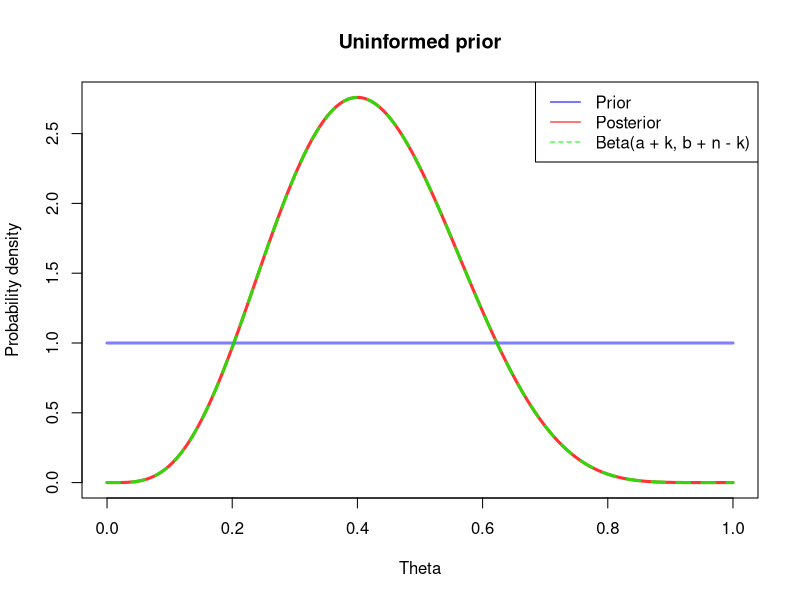

Write the R code that produced this figure.
# BDA 006

# Simple example of Bayesian inference using a Binomial sampling distribution
# and a Beta conjugate prior distribution on the Binomial parameter.
# Demonstrates that the posterior is Beta(a + k, b + n - k) by sampling
# from a Beta prior, then combining this with a Binomial sampling distribution.

# Inspired by Blitzstein 8.4

# We have a coin. We want to know what the probability $theta$
# is that this coin lands Heads after being flipped.
# To do this, we collect some data - we flip the coin n times,
# and record that it landed Heads-up k of those times.

n_sim <- 10000
n_trials <- 10
obs_k <- 4
prior_successes <- 0
prior_failures <- 0
plot_title <- 'Uninformed prior'
  
# Our knowledge of $theta$ before we run this test is limited -
# we know that it is a number between 0 and 1, but, for all intents and purposes,
# it could equally well be any number in that range. We represent this in
# the prior distribution of theta using a Uniform distribution (i.e. Beta
# with a = 1, b = 1)
a <- 1 + prior_successes
b <- 1 + prior_failures

# Define the prior distribution
prior_samples <- seq(0, 1, length.out = n_sim)
prior_distribution <- dbeta(x = prior_samples, shape1 = a, shape2 = b)

# The sampling distribution - p(X = k | theta = th)
# X is Binomially distributed given each value of theta
sampling_distribution <- dbinom(x = obs_k,
                                size = n_trials,
                                prob = prior_samples)
# Each element's value is the probability of X = k, given the associated
# value of theta in prior_samples.

# Now we can combine these using an unnormalized form of Bayes theorem.
# p(th | X = k) oc P(X = k | th) p(th).
# i.e. the product of the sampling distribution with the prior probabilities.
# The result is a vector of probabilities for each prior sample.
posterior_distribution <- sampling_distribution*prior_distribution

# We can then normalize this distribution afterward,
posterior_distribution <- posterior_distribution/sum(posterior_distribution/n_sim)

# Let's look at the result
png(paste(plot_title, '.png', sep = ""))
plot(prior_samples, posterior_distribution, 
     type = 'l', pch = 20, xlab = 'Theta', ylab = 'Probability density',
     main = plot_title, col = rgb(1, 0, 0, 0.8), lwd = 3)
lines(prior_samples, prior_distribution,
      col = rgb(0, 0, 1, 0.5), type = 'l', lwd = 3)
lines(prior_samples, dbeta(x = prior_samples,
                           shape1 = a + obs_k,
                           shape2 = b + n_trials - obs_k),
      col = rgb(0, 1, 0, 0.8), type = 'l', lwd = 3, lty = 2)
legend('topright', legend = c('Prior', 'Posterior', 'Beta(a + k, b + n - k)'),
       lty = c(1, 1, 2), col = c('blue', 'red', 'green'))
dev.off()